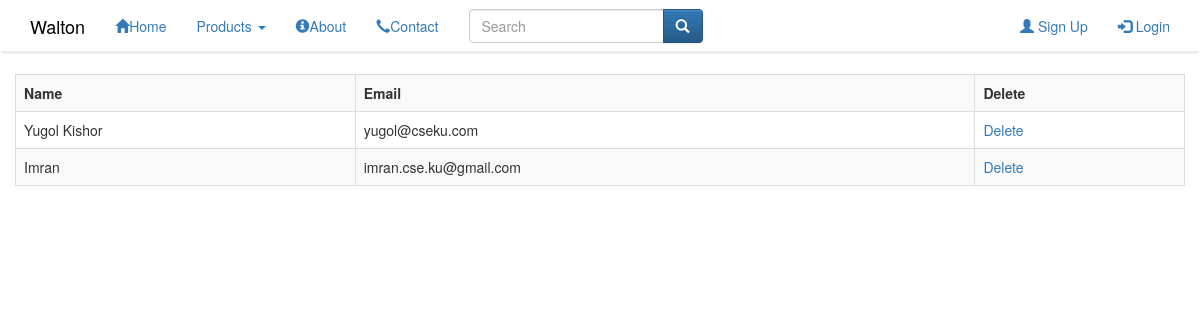
The app's page /admin/manageUser.php, older data.
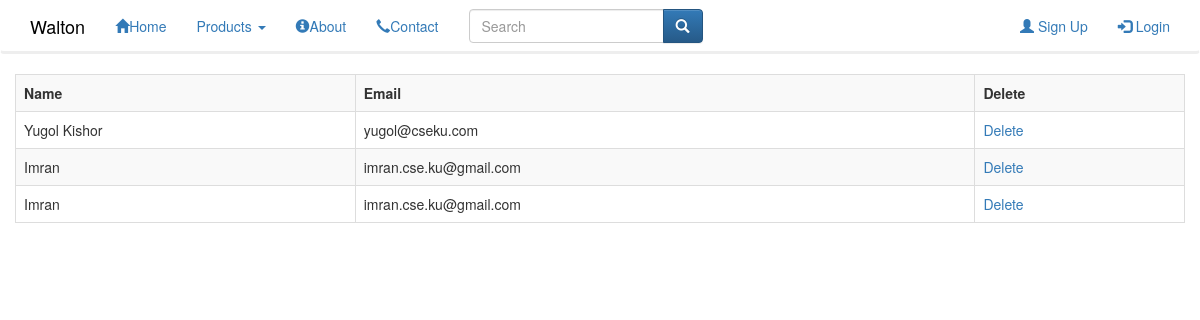
The same page, newer data.
### tables this page shows
CREATE TABLE `user` (
  `id` int(11) NOT NULL,
  `name` varchar(128) NOT NULL,
  `email` varchar(128) NOT NULL,
  `password` varchar(128) NOT NULL,
  `address` varchar(128) NOT NULL,
  `contact` int(11) NOT NULL
);

### admin/manageUser.php (the view, shortened to what this page needs)
<?php
include_once '../includes/header.php';
include_once '../database/connect.php';
$sql = "SELECT * FROM user";
$result = mysqli_query($con, $sql);
?>
<body>
	<div class="container-fluid">
        <form action="manageUser.php" method="get">
            <table class="table table-bordered table-hover table-striped">
                <tr>
                    <th>Name</th>
                    <th>Email</th>
                    <th>Delete</th>
                </tr>
                <?php
                if ($result->num_rows > 0) {
                    foreach ($result as $value) {
                        ?>
                        <tr>
                            <td><?php echo $value['name'] ?></td>
                            <td><?php echo $value['email'] ?></td>
                            <td><a href="?del=<?php echo $value['id'] ?>">Delete</a></td>
                        </tr>
                        <?php
                    }
                }
                ?>
            </table>
        </form>
	</div>
</body>

Row changes from the older to the newer data that the page shows:
added user: name "Imran", email "imran.cse.ku@gmail.com"
